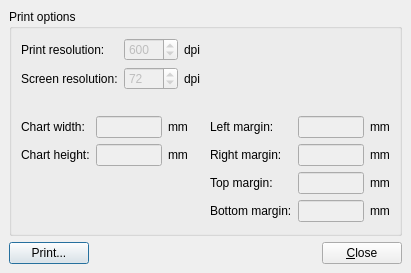
<ui version="4.0" >
 <class>QNANPrintChartDialog</class>
 <widget class="QDialog" name="QNANPrintChartDialog" >
  <property name="geometry" >
   <rect>
    <x>0</x>
    <y>0</y>
    <width>411</width>
    <height>273</height>
   </rect>
  </property>
  <property name="windowTitle" >
   <string>Print chart...</string>
  </property>
  <layout class="QVBoxLayout" >
   <property name="spacing" >
    <number>6</number>
   </property>
   <property name="margin" >
    <number>9</number>
   </property>
   <item>
    <widget class="QGroupBox" name="groupBox" >
     <property name="title" >
      <string>Print options</string>
     </property>
     <layout class="QVBoxLayout" >
      <property name="spacing" >
       <number>6</number>
      </property>
      <property name="margin" >
       <number>9</number>
      </property>
      <item>
       <layout class="QGridLayout" >
        <property name="margin" >
         <number>0</number>
        </property>
        <property name="spacing" >
         <number>6</number>
        </property>
        <item row="0" column="1" >
         <widget class="QSpinBox" name="printResolutionSpin" >
          <property name="enabled" >
           <bool>false</bool>
          </property>
          <property name="minimum" >
           <number>180</number>
          </property>
          <property name="maximum" >
           <number>2400</number>
          </property>
          <property name="singleStep" >
           <number>30</number>
          </property>
          <property name="value" >
           <number>600</number>
          </property>
         </widget>
        </item>
        <item row="0" column="0" >
         <widget class="QLabel" name="label_7" >
          <property name="text" >
           <string>Print resolution:</string>
          </property>
         </widget>
        </item>
        <item row="1" column="2" >
         <widget class="QLabel" name="label_9" >
          <property name="sizePolicy" >
           <sizepolicy vsizetype="Preferred" hsizetype="MinimumExpanding" >
            <horstretch>0</horstretch>
            <verstretch>0</verstretch>
           </sizepolicy>
          </property>
          <property name="text" >
           <string>dpi</string>
          </property>
         </widget>
        </item>
        <item row="1" column="1" >
         <widget class="QSpinBox" name="screenResolutionSpin" >
          <property name="enabled" >
           <bool>false</bool>
          </property>
          <property name="minimum" >
           <number>36</number>
          </property>
          <property name="maximum" >
           <number>240</number>
          </property>
          <property name="singleStep" >
           <number>18</number>
          </property>
          <property name="value" >
           <number>72</number>
          </property>
         </widget>
        </item>
        <item row="1" column="0" >
         <widget class="QLabel" name="label_10" >
          <property name="text" >
           <string>Screen resolution:</string>
          </property>
         </widget>
        </item>
        <item row="0" column="2" >
         <widget class="QLabel" name="label_8" >
          <property name="sizePolicy" >
           <sizepolicy vsizetype="Preferred" hsizetype="MinimumExpanding" >
            <horstretch>0</horstretch>
            <verstretch>0</verstretch>
           </sizepolicy>
          </property>
          <property name="text" >
           <string>dpi</string>
          </property>
         </widget>
        </item>
       </layout>
      </item>
      <item>
       <spacer>
        <property name="orientation" >
         <enum>Qt::Vertical</enum>
        </property>
        <property name="sizeType" >
         <enum>QSizePolicy::Fixed</enum>
        </property>
        <property name="sizeHint" stdset="0" >
         <size>
          <width>20</width>
          <height>20</height>
         </size>
        </property>
       </spacer>
      </item>
      <item>
       <layout class="QGridLayout" >
        <property name="margin" >
         <number>0</number>
        </property>
        <property name="spacing" >
         <number>6</number>
        </property>
        <item row="0" column="1" >
         <spacer>
          <property name="orientation" >
           <enum>Qt::Horizontal</enum>
          </property>
          <property name="sizeType" >
           <enum>QSizePolicy::MinimumExpanding</enum>
          </property>
          <property name="sizeHint" stdset="0" >
           <size>
            <width>16</width>
            <height>20</height>
           </size>
          </property>
         </spacer>
        </item>
        <item rowspan="2" row="0" column="2" >
         <layout class="QGridLayout" >
          <property name="margin" >
           <number>0</number>
          </property>
          <property name="spacing" >
           <number>6</number>
          </property>
          <item row="2" column="1" >
           <widget class="QLineEdit" name="topMarginEdit" >
            <property name="enabled" >
             <bool>false</bool>
            </property>
           </widget>
          </item>
          <item row="1" column="2" >
           <widget class="QLabel" name="label_4" >
            <property name="text" >
             <string>mm</string>
            </property>
           </widget>
          </item>
          <item row="1" column="0" >
           <widget class="QLabel" name="heightLabel_2" >
            <property name="text" >
             <string>Right margin:</string>
            </property>
           </widget>
          </item>
          <item row="2" column="2" >
           <widget class="QLabel" name="label_5" >
            <property name="text" >
             <string>mm</string>
            </property>
           </widget>
          </item>
          <item row="0" column="2" >
           <widget class="QLabel" name="label_3" >
            <property name="text" >
             <string>mm</string>
            </property>
           </widget>
          </item>
          <item row="1" column="1" >
           <widget class="QLineEdit" name="rightMarginEdit" >
            <property name="enabled" >
             <bool>false</bool>
            </property>
           </widget>
          </item>
          <item row="2" column="0" >
           <widget class="QLabel" name="widthLabel_3" >
            <property name="text" >
             <string>Top margin:</string>
            </property>
           </widget>
          </item>
          <item row="0" column="1" >
           <widget class="QLineEdit" name="leftMarginEdit" >
            <property name="enabled" >
             <bool>false</bool>
            </property>
           </widget>
          </item>
          <item row="3" column="1" >
           <widget class="QLineEdit" name="bottomMarginEdit" >
            <property name="enabled" >
             <bool>false</bool>
            </property>
           </widget>
          </item>
          <item row="0" column="0" >
           <widget class="QLabel" name="widthLabel_2" >
            <property name="text" >
             <string>Left margin:</string>
            </property>
           </widget>
          </item>
          <item row="3" column="2" >
           <widget class="QLabel" name="label_6" >
            <property name="text" >
             <string>mm</string>
            </property>
           </widget>
          </item>
          <item row="3" column="0" >
           <widget class="QLabel" name="heightLabel_3" >
            <property name="text" >
             <string>Bottom margin:</string>
            </property>
           </widget>
          </item>
         </layout>
        </item>
        <item row="1" column="0" >
         <spacer>
          <property name="orientation" >
           <enum>Qt::Vertical</enum>
          </property>
          <property name="sizeHint" stdset="0" >
           <size>
            <width>20</width>
            <height>40</height>
           </size>
          </property>
         </spacer>
        </item>
        <item row="0" column="0" >
         <layout class="QGridLayout" >
          <property name="margin" >
           <number>0</number>
          </property>
          <property name="spacing" >
           <number>6</number>
          </property>
          <item row="0" column="0" >
           <widget class="QLabel" name="widthLabel" >
            <property name="text" >
             <string>Chart width:</string>
            </property>
           </widget>
          </item>
          <item row="1" column="0" >
           <widget class="QLabel" name="heightLabel" >
            <property name="text" >
             <string>Chart height:</string>
            </property>
           </widget>
          </item>
          <item row="1" column="1" >
           <widget class="QLineEdit" name="heightEdit" >
            <property name="enabled" >
             <bool>false</bool>
            </property>
           </widget>
          </item>
          <item row="0" column="2" >
           <widget class="QLabel" name="label" >
            <property name="text" >
             <string>mm</string>
            </property>
           </widget>
          </item>
          <item row="0" column="1" >
           <widget class="QLineEdit" name="widthEdit" >
            <property name="enabled" >
             <bool>false</bool>
            </property>
           </widget>
          </item>
          <item row="1" column="2" >
           <widget class="QLabel" name="label_2" >
            <property name="text" >
             <string>mm</string>
            </property>
           </widget>
          </item>
         </layout>
        </item>
       </layout>
      </item>
      <item>
       <spacer>
        <property name="orientation" >
         <enum>Qt::Vertical</enum>
        </property>
        <property name="sizeHint" stdset="0" >
         <size>
          <width>51</width>
          <height>16</height>
         </size>
        </property>
       </spacer>
      </item>
     </layout>
    </widget>
   </item>
   <item>
    <layout class="QHBoxLayout" >
     <property name="spacing" >
      <number>6</number>
     </property>
     <property name="margin" >
      <number>0</number>
     </property>
     <item>
      <widget class="QPushButton" name="printButton" >
       <property name="text" >
        <string>Print...</string>
       </property>
      </widget>
     </item>
     <item>
      <spacer>
       <property name="orientation" >
        <enum>Qt::Horizontal</enum>
       </property>
       <property name="sizeHint" stdset="0" >
        <size>
         <width>40</width>
         <height>20</height>
        </size>
       </property>
      </spacer>
     </item>
     <item>
      <widget class="QPushButton" name="closeButton" >
       <property name="text" >
        <string>&amp;Close</string>
       </property>
      </widget>
     </item>
    </layout>
   </item>
  </layout>
 </widget>
 <resources/>
 <connections>
  <connection>
   <sender>closeButton</sender>
   <signal>clicked()</signal>
   <receiver>QNANPrintChartDialog</receiver>
   <slot>accept()</slot>
   <hints>
    <hint type="sourcelabel" >
     <x>349</x>
     <y>284</y>
    </hint>
    <hint type="destinationlabel" >
     <x>269</x>
     <y>288</y>
    </hint>
   </hints>
  </connection>
 </connections>
</ui>
